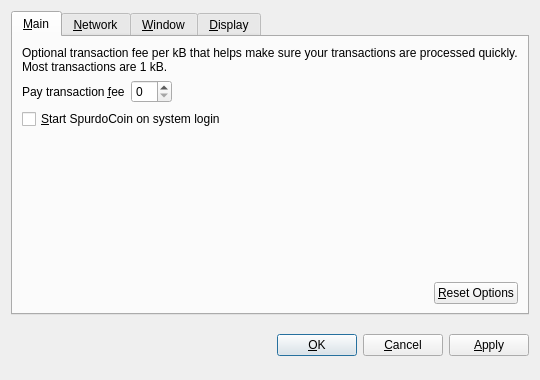
<?xml version="1.0" encoding="UTF-8"?>
<ui version="4.0">
 <class>OptionsDialog</class>
 <widget class="QDialog" name="OptionsDialog">
  <property name="geometry">
   <rect>
    <x>0</x>
    <y>0</y>
    <width>540</width>
    <height>380</height>
   </rect>
  </property>
  <property name="windowTitle">
   <string>Options</string>
  </property>
  <property name="modal">
   <bool>true</bool>
  </property>
  <layout class="QVBoxLayout" name="verticalLayout">
   <item>
    <widget class="QTabWidget" name="tabWidget">
     <property name="tabPosition">
      <enum>QTabWidget::North</enum>
     </property>
     <property name="currentIndex">
      <number>0</number>
     </property>
     <widget class="QWidget" name="tabMain">
      <attribute name="title">
       <string>&amp;Main</string>
      </attribute>
      <layout class="QVBoxLayout" name="verticalLayout_Main">
       <item>
        <widget class="QLabel" name="transactionFeeInfoLabel">
         <property name="text">
          <string>Optional transaction fee per kB that helps make sure your transactions are processed quickly. Most transactions are 1 kB.</string>
         </property>
         <property name="textFormat">
          <enum>Qt::PlainText</enum>
         </property>
         <property name="wordWrap">
          <bool>true</bool>
         </property>
        </widget>
       </item>
       <item>
        <layout class="QHBoxLayout" name="horizontalLayout_1_Main">
         <item>
          <widget class="QLabel" name="transactionFeeLabel">
           <property name="text">
            <string>Pay transaction &amp;fee</string>
           </property>
           <property name="textFormat">
            <enum>Qt::PlainText</enum>
           </property>
           <property name="buddy">
            <cstring>transactionFee</cstring>
           </property>
          </widget>
         </item>
         <item>
          <widget class="BitcoinAmountField" name="transactionFee"/>
         </item>
         <item>
          <spacer name="horizontalSpacer_1_Main">
           <property name="orientation">
            <enum>Qt::Horizontal</enum>
           </property>
           <property name="sizeHint" stdset="0">
            <size>
             <width>40</width>
             <height>20</height>
            </size>
           </property>
          </spacer>
         </item>
        </layout>
       </item>
       <item>
        <widget class="QCheckBox" name="bitcoinAtStartup">
         <property name="toolTip">
          <string>Automatically start SpurdoCoin after logging in to the system.</string>
         </property>
         <property name="text">
          <string>&amp;Start SpurdoCoin on system login</string>
         </property>
        </widget>
       </item>
       <item>
        <spacer name="verticalSpacer_Main">
         <property name="orientation">
          <enum>Qt::Vertical</enum>
         </property>
         <property name="sizeHint" stdset="0">
          <size>
           <width>20</width>
           <height>40</height>
          </size>
         </property>
        </spacer>
       </item>
       <item>
        <layout class="QHBoxLayout" name="horizontalLayout_2_Main">
         <item>
          <spacer name="horizontalSpacer_2_Main">
           <property name="orientation">
            <enum>Qt::Horizontal</enum>
           </property>
           <property name="sizeHint" stdset="0">
            <size>
             <width>40</width>
             <height>20</height>
            </size>
           </property>
          </spacer>
         </item>
         <item>
          <widget class="QPushButton" name="resetButton">
           <property name="toolTip">
            <string>Reset all client options to default.</string>
           </property>
           <property name="text">
            <string>&amp;Reset Options</string>
           </property>
           <property name="autoDefault">
            <bool>false</bool>
           </property>
          </widget>
         </item>
        </layout>
       </item>
      </layout>
     </widget>
     <widget class="QWidget" name="tabNetwork">
      <attribute name="title">
       <string>&amp;Network</string>
      </attribute>
      <layout class="QVBoxLayout" name="verticalLayout_Network">
       <item>
        <widget class="QCheckBox" name="mapPortUpnp">
         <property name="toolTip">
          <string>Automatically open the SpurdoCoin client port on the router. This only works when your router supports UPnP and it is enabled.</string>
         </property>
         <property name="text">
          <string>Map port using &amp;UPnP</string>
         </property>
        </widget>
       </item>
       <item>
        <widget class="QCheckBox" name="connectSocks">
         <property name="toolTip">
          <string>Connect to the SpurdoCoin network through a SOCKS proxy (e.g. when connecting through Tor).</string>
         </property>
         <property name="text">
          <string>&amp;Connect through SOCKS proxy:</string>
         </property>
        </widget>
       </item>
       <item>
        <layout class="QHBoxLayout" name="horizontalLayout_Network">
         <item>
          <widget class="QLabel" name="proxyIpLabel">
           <property name="text">
            <string>Proxy &amp;IP:</string>
           </property>
           <property name="textFormat">
            <enum>Qt::PlainText</enum>
           </property>
           <property name="buddy">
            <cstring>proxyIp</cstring>
           </property>
          </widget>
         </item>
         <item>
          <widget class="QValidatedLineEdit" name="proxyIp">
           <property name="maximumSize">
            <size>
             <width>140</width>
             <height>16777215</height>
            </size>
           </property>
           <property name="toolTip">
            <string>IP address of the proxy (e.g. 127.0.0.1)</string>
           </property>
          </widget>
         </item>
         <item>
          <widget class="QLabel" name="proxyPortLabel">
           <property name="text">
            <string>&amp;Port:</string>
           </property>
           <property name="textFormat">
            <enum>Qt::PlainText</enum>
           </property>
           <property name="buddy">
            <cstring>proxyPort</cstring>
           </property>
          </widget>
         </item>
         <item>
          <widget class="QLineEdit" name="proxyPort">
           <property name="maximumSize">
            <size>
             <width>55</width>
             <height>16777215</height>
            </size>
           </property>
           <property name="toolTip">
            <string>Port of the proxy (e.g. 9050)</string>
           </property>
          </widget>
         </item>
         <item>
          <widget class="QLabel" name="socksVersionLabel">
           <property name="text">
            <string>SOCKS &amp;Version:</string>
           </property>
           <property name="textFormat">
            <enum>Qt::PlainText</enum>
           </property>
           <property name="buddy">
            <cstring>socksVersion</cstring>
           </property>
          </widget>
         </item>
         <item>
          <widget class="QValueComboBox" name="socksVersion">
           <property name="toolTip">
            <string>SOCKS version of the proxy (e.g. 5)</string>
           </property>
          </widget>
         </item>
         <item>
          <spacer name="horizontalSpacer_Network">
           <property name="orientation">
            <enum>Qt::Horizontal</enum>
           </property>
           <property name="sizeHint" stdset="0">
            <size>
             <width>40</width>
             <height>20</height>
            </size>
           </property>
          </spacer>
         </item>
        </layout>
       </item>
       <item>
        <spacer name="verticalSpacer_Network">
         <property name="orientation">
          <enum>Qt::Vertical</enum>
         </property>
         <property name="sizeHint" stdset="0">
          <size>
           <width>20</width>
           <height>40</height>
          </size>
         </property>
        </spacer>
       </item>
      </layout>
     </widget>
     <widget class="QWidget" name="tabWindow">
      <attribute name="title">
       <string>&amp;Window</string>
      </attribute>
      <layout class="QVBoxLayout" name="verticalLayout_Window">
       <item>
        <widget class="QCheckBox" name="minimizeToTray">
         <property name="toolTip">
          <string>Show only a tray icon after minimizing the window.</string>
         </property>
         <property name="text">
          <string>&amp;Minimize to the tray instead of the taskbar</string>
         </property>
        </widget>
       </item>
       <item>
        <widget class="QCheckBox" name="minimizeOnClose">
         <property name="toolTip">
          <string>Minimize instead of exit the application when the window is closed. When this option is enabled, the application will be closed only after selecting Quit in the menu.</string>
         </property>
         <property name="text">
          <string>M&amp;inimize on close</string>
         </property>
        </widget>
       </item>
       <item>
        <spacer name="verticalSpacer_Window">
         <property name="orientation">
          <enum>Qt::Vertical</enum>
         </property>
         <property name="sizeHint" stdset="0">
          <size>
           <width>20</width>
           <height>40</height>
          </size>
         </property>
        </spacer>
       </item>
      </layout>
     </widget>
     <widget class="QWidget" name="tabDisplay">
      <attribute name="title">
       <string>&amp;Display</string>
      </attribute>
      <layout class="QVBoxLayout" name="verticalLayout_Display">
       <item>
        <layout class="QHBoxLayout" name="horizontalLayout_1_Display">
         <item>
          <widget class="QLabel" name="langLabel">
           <property name="text">
            <string>User Interface &amp;language:</string>
           </property>
           <property name="textFormat">
            <enum>Qt::PlainText</enum>
           </property>
           <property name="buddy">
            <cstring>lang</cstring>
           </property>
          </widget>
         </item>
         <item>
          <widget class="QValueComboBox" name="lang">
           <property name="toolTip">
            <string>The user interface language can be set here. This setting will take effect after restarting SpurdoCoin.</string>
           </property>
          </widget>
         </item>
        </layout>
       </item>
       <item>
        <layout class="QHBoxLayout" name="horizontalLayout_2_Display">
         <item>
          <widget class="QLabel" name="unitLabel">
           <property name="text">
            <string>&amp;Unit to show amounts in:</string>
           </property>
           <property name="textFormat">
            <enum>Qt::PlainText</enum>
           </property>
           <property name="buddy">
            <cstring>unit</cstring>
           </property>
          </widget>
         </item>
         <item>
          <widget class="QValueComboBox" name="unit">
           <property name="toolTip">
            <string>Choose the default subdivision unit to show in the interface and when sending coins.</string>
           </property>
          </widget>
         </item>
        </layout>
       </item>
       <item>
        <widget class="QCheckBox" name="displayAddresses">
         <property name="toolTip">
          <string>Whether to show SpurdoCoin addresses in the transaction list or not.</string>
         </property>
         <property name="text">
          <string>&amp;Display addresses in transaction list</string>
         </property>
        </widget>
       </item>
       <item>
        <spacer name="verticalSpacer_Display">
         <property name="orientation">
          <enum>Qt::Vertical</enum>
         </property>
         <property name="sizeHint" stdset="0">
          <size>
           <width>20</width>
           <height>40</height>
          </size>
         </property>
        </spacer>
       </item>
      </layout>
     </widget>
    </widget>
   </item>
   <item>
    <layout class="QHBoxLayout" name="horizontalLayout_Buttons">
     <item>
      <spacer name="horizontalSpacer_1">
       <property name="orientation">
        <enum>Qt::Horizontal</enum>
       </property>
       <property name="sizeHint" stdset="0">
        <size>
         <width>40</width>
         <height>48</height>
        </size>
       </property>
      </spacer>
     </item>
     <item>
      <widget class="QLabel" name="statusLabel">
       <property name="font">
        <font>
         <weight>75</weight>
         <bold>true</bold>
        </font>
       </property>
       <property name="text">
        <string/>
       </property>
       <property name="textFormat">
        <enum>Qt::PlainText</enum>
       </property>
       <property name="wordWrap">
        <bool>true</bool>
       </property>
      </widget>
     </item>
     <item>
      <spacer name="horizontalSpacer_2">
       <property name="orientation">
        <enum>Qt::Horizontal</enum>
       </property>
       <property name="sizeHint" stdset="0">
        <size>
         <width>40</width>
         <height>48</height>
        </size>
       </property>
      </spacer>
     </item>
     <item>
      <widget class="QPushButton" name="okButton">
       <property name="text">
        <string>&amp;OK</string>
       </property>
      </widget>
     </item>
     <item>
      <widget class="QPushButton" name="cancelButton">
       <property name="text">
        <string>&amp;Cancel</string>
       </property>
       <property name="autoDefault">
        <bool>false</bool>
       </property>
      </widget>
     </item>
     <item>
      <widget class="QPushButton" name="applyButton">
       <property name="text">
        <string>&amp;Apply</string>
       </property>
       <property name="autoDefault">
        <bool>false</bool>
       </property>
      </widget>
     </item>
    </layout>
   </item>
  </layout>
 </widget>
 <customwidgets>
  <customwidget>
   <class>BitcoinAmountField</class>
   <extends>QSpinBox</extends>
   <header>bitcoinamountfield.h</header>
  </customwidget>
  <customwidget>
   <class>QValueComboBox</class>
   <extends>QComboBox</extends>
   <header>qvaluecombobox.h</header>
  </customwidget>
  <customwidget>
   <class>QValidatedLineEdit</class>
   <extends>QLineEdit</extends>
   <header>qvalidatedlineedit.h</header>
  </customwidget>
 </customwidgets>
 <resources/>
 <connections/>
</ui>
